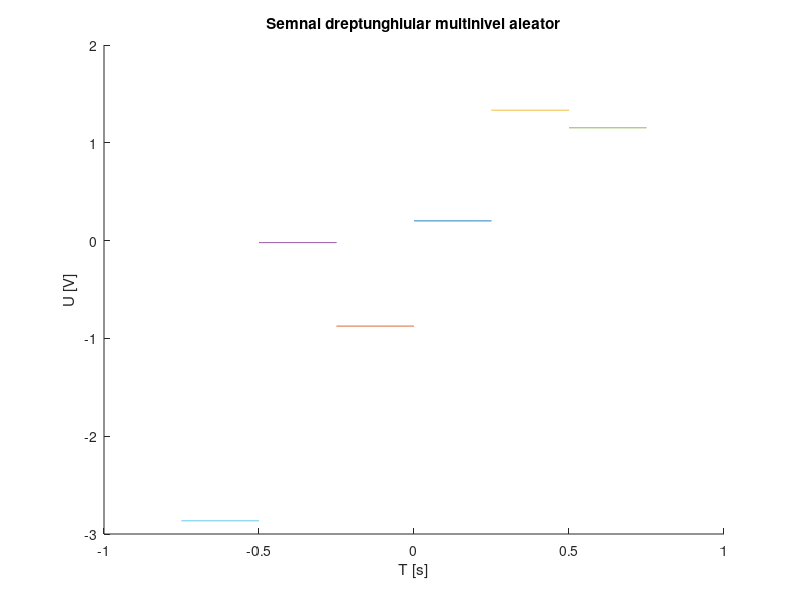

The MATLAB script that drew this image:
hold on; %aceasta functie asigura reprezentarea tuturor semnalelor componente pe aceeasi figura
%rezolutie temporara de 2ms
r1=rand(1);
r2=rand(1);
r3=rand(1);
r4=rand(1);
r5=rand(1);
r6=rand(1);
t=0:.002:0.25;
x1=r1*square(2*pi*4*t,100);%am ales factorul de umplere 100 pentru a pastra un nivel constant
x2=-r2*square(2*pi*4*t,100);
x3=3*r3*square(2*pi*4*t,100);
x4=-3*r4*square(2*pi*4*t,100);
x5=5*r5*square(2*pi*4*t,100);
x6=-5*r6*square(2*pi*4*t,100);
plot(t,x1);
plot(t-0.25,x2);%am deplasat al doilea semnal pentru a-l pozitiona la stanga primului
plot(t+0.25,x3);
plot(t-0.5,x4);
plot(t+0.5,x5);
plot(t-0.75,x6);
xlabel('T [s]')
ylabel('U [V]')
title('Semnal dreptunghiular multinivel aleator')